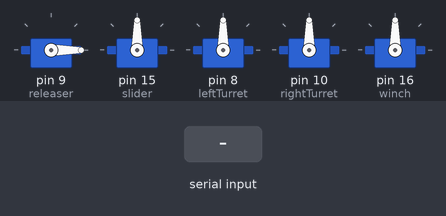
The sketch below on a simulated Arduino Uno, built with avr-gcc and run on an emulated ATmega328P. Shown: 5 × servo. The inputs (shaded band) are chosen by the test bench.

Above: at 1.2 s.
1.3 s: "200\n" received over Serial
At 2.2 s:
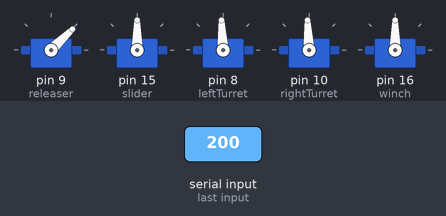
4.3 s: "90,45\n" received over Serial
At 7.0 s:
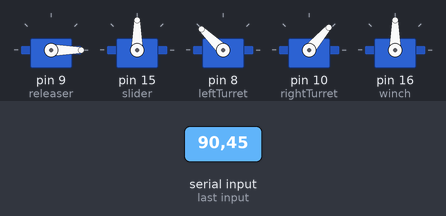
7.3 s: "30,150\n" received over Serial
At 7.8 s:
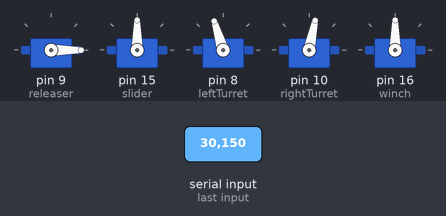
8.8 s: "400\n" received over Serial
At 9.2 s:
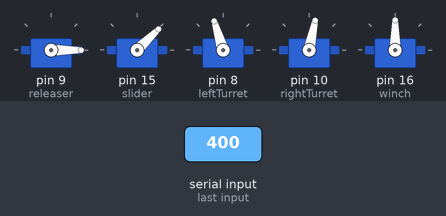
11.6 s: "200\n" received over Serial
At 12.1 s:
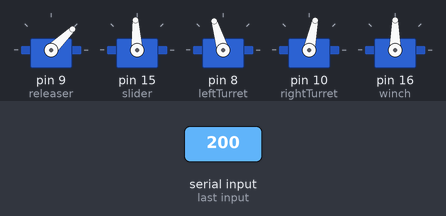
Timing chart, 0 to 14.6 s (numbered marks = the images above; inputs shaded):
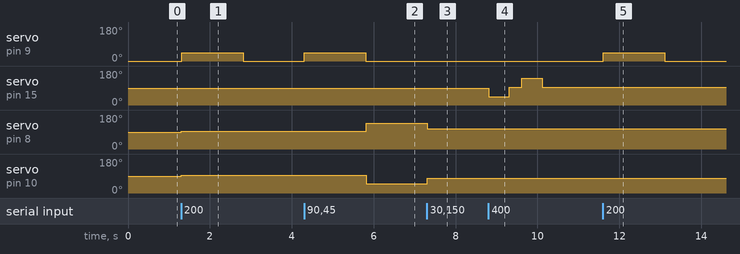

The sketch:

Robot.ino
```cpp
#include <Servo.h>

const int MAX_INPUT_LENGTH = 15;
int command = 0;

Servo releaser;
Servo slider;
Servo leftTurret;
Servo rightTurret;
Servo winch;

void setup() {
  releaser.attach(9);
  releaser.writeMicroseconds(500);

  slider.attach(15);
  leftTurret.attach(8);
  rightTurret.attach(10);
  winch.attach(16);
  Serial.begin(9600);
}

// input: [-100, 100]
void setTurretPower(int power){
  leftTurret.writeMicroseconds(1500 + power * 5);
  rightTurret.writeMicroseconds(1500 - power * 5);
}

// 200
void release(){
  releaser.writeMicroseconds(1000);
  delay(1500);
  releaser.writeMicroseconds(500);
}

// 300
void rewind(){
  winch.writeMicroseconds(2000);
  delay(2000);
  winch.writeMicroseconds(1500);
}

// 400
void addPayload(){
  slider.writeMicroseconds(1000);
  delay(500);
  slider.writeMicroseconds(1500);
  delay(300);
  slider.writeMicroseconds(2000);
  delay(500);
  slider.writeMicroseconds(1500);
}

void processByte(const byte input){
  static char inputLine[MAX_INPUT_LENGTH];
  static unsigned int index = 0;

  if(input == 'r'){
    return;
  }

  if(input == '\n'){
    inputLine[index] = 0;
    index = 0;
    command = atoi(inputLine);
  }

  if (index < MAX_INPUT_LENGTH - 1){
    inputLine[index++] = input;
  }
}

void loop() {
  delay(10);
  if(!Serial.available()){
    return;
  }

  while(Serial.available()){
    int data = Serial.read();
    processByte(data);
  }

  if(command == 200){
    release();
  }

  // if(command == 300){
  //   rewind();
  // }

  if(command == 400){
    addPayload();
  }

  if(command >= -100 && command <= 100){
    setTurretPower(command);
  }


}
```

Measured:
- after the input at 1.3 s, servo on pin 9 (releaser): 0° → 44° at once, → 0° 1.5 s later; servo on pin 8 (leftTurret), servo on pin 10 (rightTurret): 90° → 93° at once
- after the input at 4.3 s, servo on pin 9 (releaser): 0° → 44° at once, → 0° 1.5 s later; servo on pin 8 (leftTurret): 93° → 136° after 1.5 s; servo on pin 10 (rightTurret): 93° → 49° after 1.5 s
- after the input at 7.3 s, servo on pin 8 (leftTurret): 136° → 107° at once; servo on pin 10 (rightTurret): 49° → 78° at once
- after the input at 8.8 s, servo on pin 15 (slider): 90° → 44° at once, → 93° 0.50 s later, → 141° 0.30 s later, → 93° 0.50 s later
- after the input at 11.6 s, servo on pin 9 (releaser): 0° → 44° at once, → 0° 1.5 s later
